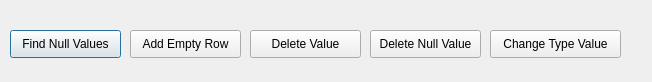
<?xml version="1.0" encoding="UTF-8"?>
<ui version="4.0">
 <class>Dialog</class>
 <widget class="QDialog" name="Dialog">
  <property name="geometry">
   <rect>
    <x>0</x>
    <y>0</y>
    <width>652</width>
    <height>82</height>
   </rect>
  </property>
  <property name="windowTitle">
   <string>Dialog</string>
  </property>
  <widget class="QPushButton" name="pushButton">
   <property name="geometry">
    <rect>
     <x>10</x>
     <y>30</y>
     <width>111</width>
     <height>28</height>
    </rect>
   </property>
   <property name="text">
    <string>Find Null Values</string>
   </property>
  </widget>
  <widget class="QPushButton" name="pushButton_2">
   <property name="geometry">
    <rect>
     <x>130</x>
     <y>30</y>
     <width>111</width>
     <height>28</height>
    </rect>
   </property>
   <property name="text">
    <string>Add Empty Row</string>
   </property>
  </widget>
  <widget class="QPushButton" name="pushButton_3">
   <property name="geometry">
    <rect>
     <x>250</x>
     <y>30</y>
     <width>111</width>
     <height>28</height>
    </rect>
   </property>
   <property name="text">
    <string>Delete Value</string>
   </property>
  </widget>
  <widget class="QPushButton" name="pushButton_4">
   <property name="geometry">
    <rect>
     <x>370</x>
     <y>30</y>
     <width>111</width>
     <height>28</height>
    </rect>
   </property>
   <property name="text">
    <string>Delete Null Value</string>
   </property>
  </widget>
  <widget class="QPushButton" name="pushButton_5">
   <property name="geometry">
    <rect>
     <x>490</x>
     <y>30</y>
     <width>131</width>
     <height>28</height>
    </rect>
   </property>
   <property name="text">
    <string>Change Type Value</string>
   </property>
  </widget>
 </widget>
 <resources/>
 <connections/>
</ui>
